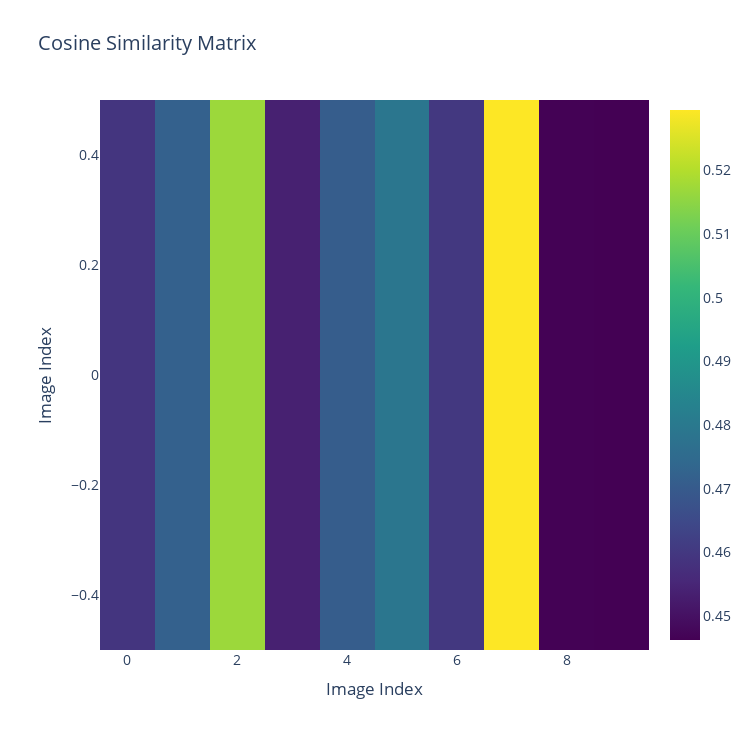

Write notebook code for a chart like this one.
### Code cell
fig = go.Figure(data=go.Heatmap(z=cosine_sim_matrix, colorscale='Viridis'))

fig.update_layout(
    title="Cosine Similarity Matrix",
    xaxis_title="Image Index",
    yaxis_title="Image Index",
    font=dict(size=14),
    width=750,
    height=750,
    margin=dict(t=100, r=100, b=100, l=100),
)

fig.show()

### Figure 1 — Plotly figure (JSON) as saved in the notebook; plotly's stock layout.template omitted (floating-point values rounded to 4 significant figures)
{"data": [{"colorscale": [[0, "#440154"], [0.1111, "#482878"], [0.2222, "#3e4989"], [0.3333, "#31688e"], [0.4444, "#26828e"], [0.5556, "#1f9e89"], [0.6667, "#35b779"], [0.7778, "#6ece58"], [0.8889, "#b5de2b"], [1, "#fde725"]], "type": "heatmap", "z": [[0.4591, 0.4718, 0.5169, 0.4538, 0.4707, 0.4788, 0.46, 0.5295, 0.4465, 0.4462]]}], "layout": {"font": {"size": 14}, "height": 750, "margin": {"b": 100, "l": 100, "r": 100, "t": 100}, "title": {"text": "Cosine Similarity Matrix"}, "width": 750, "xaxis": {"title": {"text": "Image Index"}}, "yaxis": {"title": {"text": "Image Index"}}}}
